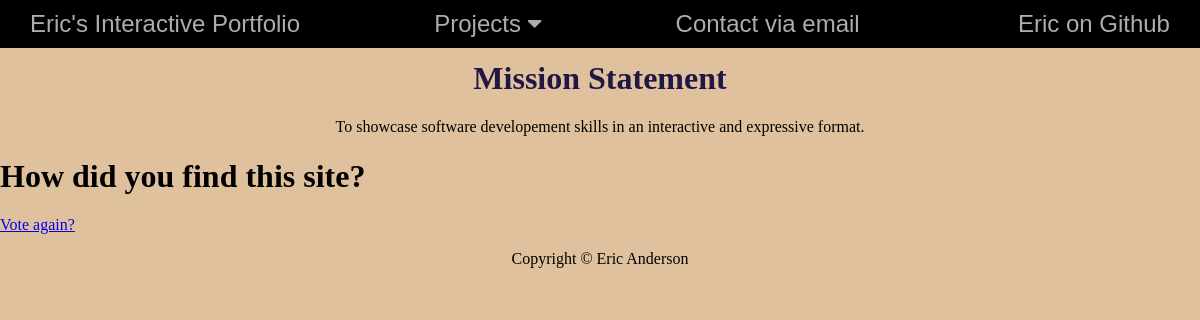
/polls/1/results/, run on an earlier commit of the app's database.
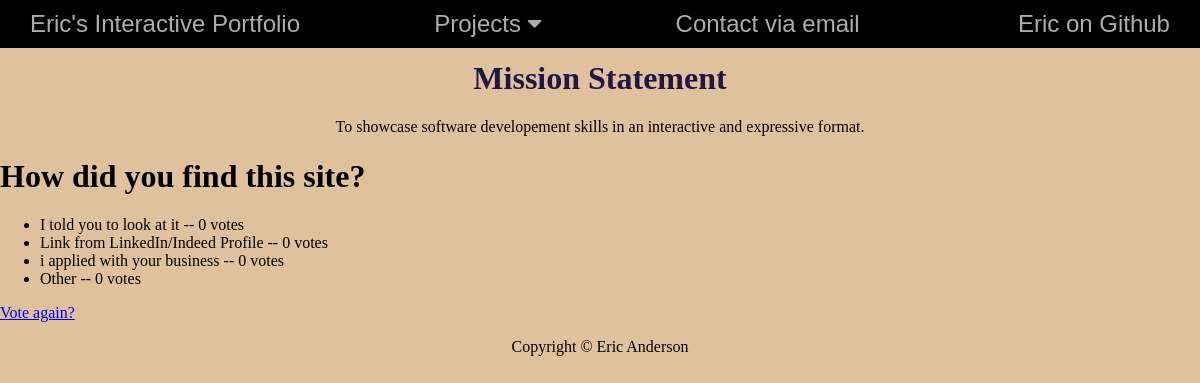
And on a later commit of the database.
### polls/models.py (models this page shows, shortened)
class Question(models.Model):
    question_text = models.CharField(max_length=200)
    pub_date = models.DateTimeField('date published')

class Choice(models.Model):
    question = models.ForeignKey(Question, on_delete=models.CASCADE)
    choice_text = models.CharField(max_length=200)
    votes = models.IntegerField(default=0)

### polls/views.py (the view)
# urls.py: path('<int:pk>/results/', views.ResultsView.as_view(), name='results'),
class ResultsView(generic.DetailView):
    model = Question
    template_name = 'polls/results.html'

### polls/templates/polls/results.html
{% extends "base.html" %}
{% block content %}
{% include "topbar.html" %}
<div id='poll-results'>
    <h1>{{ question.question_text }}</h1>
    <ul>
    {% for choice in question.choice_set.all %}
        <li>{{ choice.choice_text }} -- {{ choice.votes }} vote{{ choice.votes|pluralize }}</li>
    {% endfor %}
    </ul>
    <a href="{% url 'polls:detail' question.id %}">Vote again?</a>
</div>
{% endblock content %}

### templates/base.html (shortened to what this page needs)
{% extends 'home.html' %}

### templates/home.html (shortened to what this page needs)
{% load static %}
<!DOCTYPE html>
<html>
    <head>
        <link rel="stylesheet" href="https://maxcdn.bootstrapcdn.com/font-awesome/4.4.0/css/font-awesome.min.css">
        <link rel="stylesheet" href="{%static 'css/base.css'%}">
    </head>
    <body>
    <div id='main'>
        {% block topbar %}
        {% include 'topbar.html' %}
        {% endblock topbar %}
        <h1 id='mission_statement'>Mission Statement</h1>
            <p>
                To showcase software developement skills in an interactive and expressive format.
            </p>
    </div>
    {% block content %}{% endblock content %}
    <footer>
        <p ">Copyright &copy; Eric Anderson</p>
    </footer>
    </body>
</html>

### templates/topbar.html (shortened to what this page needs)
{% block topbar %}
<div id='topbar'>
    <a href="{% url 'home' %}">Eric's Interactive Portfolio</a>
    <div id='dropdown'>
        <button class='dropbtn' onclick="projectDropDown()">Projects  <i class="fa fa-caret-down"></i></button>
    </div>
    <a href='mailto:anderson.eric.t@gmail.com'> Contact via email</a>
    <a href="https://github.com/ETAnderson">Eric on Github</a>
  </div>
{% endblock topbar %}

### static/css/base.css (style rules this page uses)
body { margin: 0; background-color: rgb(223, 194, 157); }
footer { margin: 0; text-align: center; }
#main { margin-top: 60px; text-align: center; }
#mission_statement { color:rgb(32, 23, 68); }
#topbar { align-items: center; position: absolute; top:0%; display:flex; min-width: 1000px; justify-content: space-between; width: 100%; font-family: 'KoHo', sans-serif; font-size: 24px; color: #adadad; background-color: rgb(0, 0, 0); overflow: visible; }
#topbar a { padding-left: 20px; padding-right: 20px; color: inherit; text-decoration: none; right: 10px; align-items: stretch; display: inline; margin: 10px; }
button { font-family: 'KoHo', sans-serif; font-size: 24px; color: #adadad; background-color: rgb(0, 0, 0); text-decoration: none; border: none; }

What changed in the data, as far as the page shows it:
added Choice: choice_text "I told you to look at it", votes "0"
added Choice: choice_text "Link from LinkedIn/Indeed Profile", votes "0"
added Choice: choice_text "i applied with your business", votes "0"
added Choice: choice_text "Other", votes "0"
